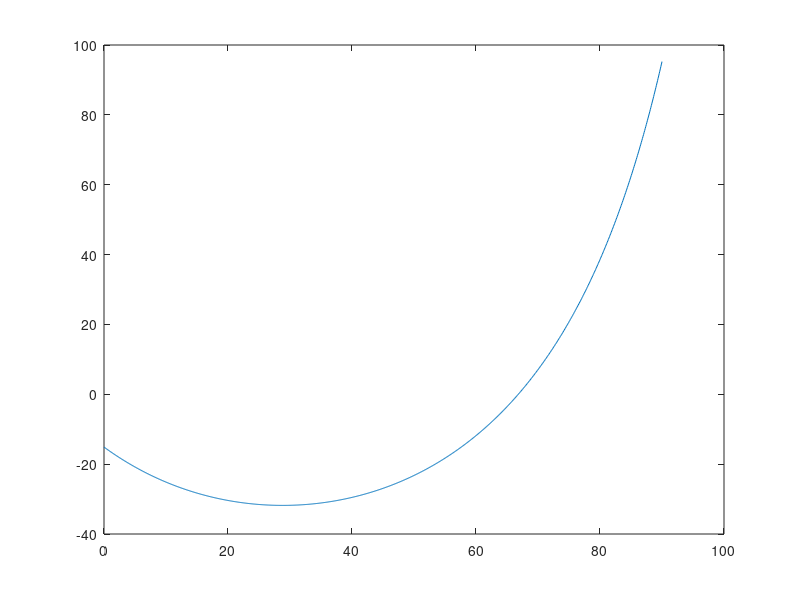

The MATLAB script that drew this image: (Note: this script raises an error after producing the figure.)
% Define problem constants
g = 9.81;
mu = 0.55;
F = 150;
m = 25;

format long
% Define the function to be solved for. Is the angle specified in radians or degrees?

f=@(x) ((mu*m*g)./(cosd(x)+(mu*sind(x))))-150;

% THINK, what makes range sense for angle?

x=linspace(0, 90, 1000);

% Plot your function. Does plotting give you an idea about where the root is?

plot(x, f(x))

% Finaly solve for the root using the bisection script given to you, which can be called as:
%[root, fx, ea, iter] = bisect(func, lower_bound, upper_bound);

[root, fx, ea, iter]=bisect(f,0,90,.01,50);

% These variables will be checked for your final answer:
%angle =  % the angle in degree that solves this problem
%fx =     % the function value at your solved angle
%ea =     % the bisection error estimate
%iter =   % the number of bisection iterations

angle= root;
fx= f(angle);
ea= ea;
iter= iter;

fprintf('Theta is %4.4f degrees\n',angle)
fprintf('The value of the function at theta is %4.6f\n',fx)
fprintf('The approximate error is %4.6f degrees\n',ea)
fprintf('The number of iterations the Bisection\n took was %4.4f\n', iter)